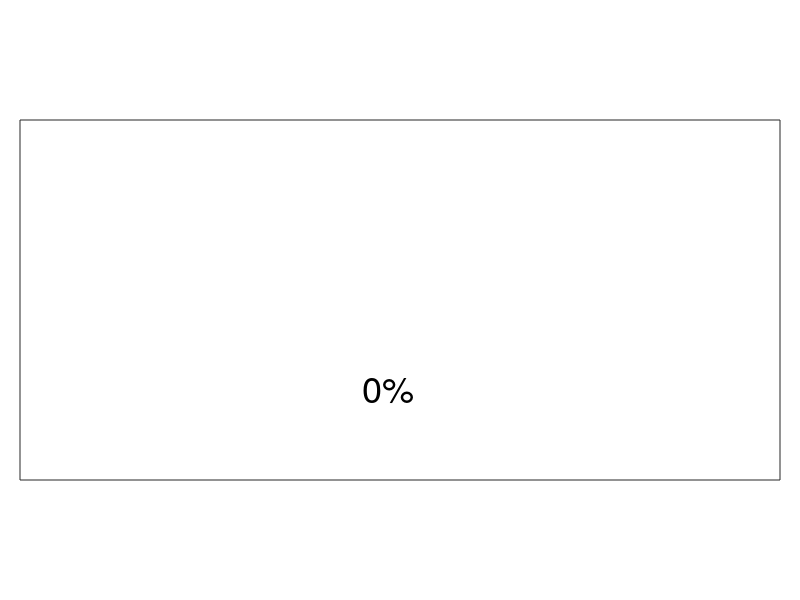

Write MATLAB code to recreate this figure.
function f = my_waitbar(val, varargin)

if nargin<1
    val = 0;
end

if isempty(varargin) || isempty(varargin{1})
    f = figure('Position', [400 400 350 30],'NumberTitle', 'off',...
        'MenuBar', 'none', 'Toolbar', 'none', 'Name', ['Waiting since: ', datestr(clock,13)],'UserData',-1);
    set(f,'UserData', -1);
    
    a = axes('Units', 'normalized', 'Position', [0.025 0.2 .95 .6],...
        'XTick', [], 'Ytick', [], 'Box', 'On', 'UserData', 'axes');
    set(a,  'XLim', [0 1], 'YLim', [0 1]);
else
    f = varargin{1};
    a = findobj(get(f,'Children'),'UserData', 'axes');
    if isempty(a)
        a = axes('Parent', f);  
    end
end


if val==1
    close(f)
    return;
elseif val>1
    error(['value cannot be greater then 1, value was: ,' val]);
end

args.color = 'r';

if nargin>1
    args = parseArgsLite(varargin(2:end),args);
end


%Check to see if val is up by more then 1%
if val == 0 || val-get(f,'UserData') >=.01 %only update when difference is 1% or greater


    %% Draw the waitbar
    p = findobj(get(a, 'Children'), 'UserData', 'patch');
    if isempty(p)
        p = patch([0 0 ], [0 1], args.color, 'Parent', a, 'UserData', 'patch');
    end

    set(p, 'XData', [0 0 val val], 'YData', [0 1 1 0]);       

    per = floor(val*1000)/10;
    %% Draw the % done string
    t = findobj(get(a, 'Children'), 'UserData', 'text');
    if isempty(t)
        t = text(.45, .25, [num2str(per) '%'], 'UserData', 'text', ...
                'Color', 'K', 'FontSize', 26, 'Parent', a);
    end
    set(t, 'String', [num2str(floor(per)) '%']);

    set(f, 'UserData', val);
else
    
end


drawnow; % allows the wait bar to be drawn if intense computation is going on
end
